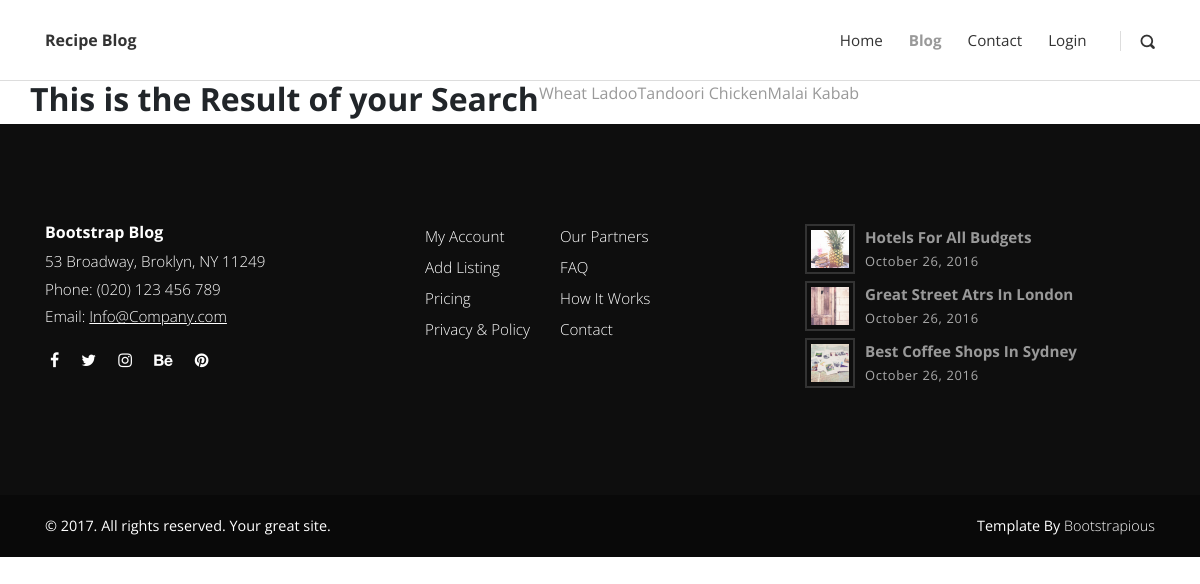
The app's page /search/, older data.
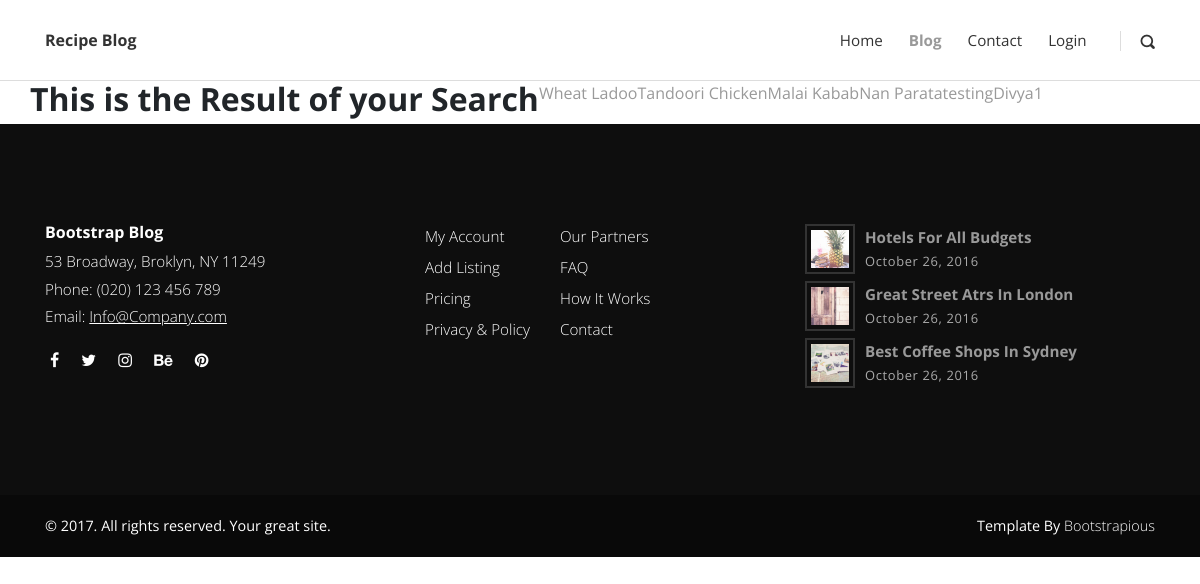
The same page, newer data.
### posts/models.py (models this page shows, shortened)
class Post(models.Model):
    title = models.CharField(max_length=100)
    overview = models.TextField()
    timestamp = models.DateTimeField(auto_now_add=True)
    content = tinymce_models.HTMLField()
    author = models.ForeignKey(Author, on_delete=models.CASCADE)
    thumbnail = models.ImageField()
    categories = models.ManyToManyField(Category)
    featured = models.BooleanField()
    previous_post = models.ForeignKey(
        'self',related_name='previous', on_delete=models.SET_NULL, blank=True,null=True)
    next_post = models.ForeignKey(
        'self', related_name='next',  on_delete=models.SET_NULL, blank=True, null=True)
    def get_absolute_url(self):
        return reverse('post-detail', kwargs={
            'id': self.id
        })

### posts/views.py (the view)
# urls.py: path('search/', search, name='search'),
def search(request):
    queryset = Post.objects.all()
    query = request.GET.get('q')
    if query:
        queryset = queryset.filter(
            Q(title__icontains=query) |
            Q(overview__icontains=query)
        ).distinct()
    context = {
        'queryset': queryset
    }
    return render(request, 'search_results.html', context)

### templates/search_results.html (shortened to what this page needs)
{% extends 'base.html' %}
{% load static %}
{% block content %}
<div class="container">
    <div class="row">
<h2>
    This is the Result of your Search
</h2>
{% for post in queryset  %}
    <a href="{{ post.get_absolute_url }}">{{ post.title }}</a>
{% endfor %}
   </div>
</div>
{% endblock %}

Row changes from the older to the newer data that the page shows:
added Post: title "Nan Parata"
added Post: title "testing"
added Post: title "Divya1"
